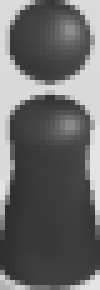
#> input picture data/chess.png, 20 x 58 px (shown 5 times larger); its folder holds only this picture in this run
$ python -i detect.py   (imports and definitions only)
#> lines starting #> are read from the running program, lines starting #| are printed output that depends on the picture; after the words box and inside, x2 and y2 are one past the last pixel; in counts of white or black regions, pixels touching at a corner belong together
#> in run, image is the input picture: shape (58, 20); min 46, max 227, mean 104.5
import cv2
import math
import os
import argparse
import screenshot
from config import test


template_path = 'data/chess.png'


def point0(large_image):
    # Refer: https://stackoverflow.com/questions/7853628/how-do-i-find-an-image-contained-within-an-image

    small_image = cv2.imread(template_path, 0)

    result = cv2.matchTemplate(large_image, small_image, cv2.TM_SQDIFF_NORMED)
#> result = [0]

    # Want the minimum squared difference
    mn, _, mnloc, _ = cv2.minMaxLoc(result)
#> mn = 0; mnloc = (0, 0)

    # Draw the rectangle:
    # Extract the coordinates of our best match
    mpx, mpy = mnloc
#> mpx = 0; mpy = 0

    # Step 2: Get the size of the template. This is the same size as the match.
    trows, tcols = small_image.shape[:2]
#> trows = 58; tcols = 20

    # Step 3: Draw the rectangle on large_image
    p1 = (mpx, mpy)
#> p1 = (0, 0)
    p2 = (mpx + tcols, mpy + trows)
#> p2 = (20, 58)
    p = (mpx + 10, mpy + 53)
#> p = (10, 53)
    cv2.rectangle(large_image, p1, p2, (0, 0, 255), 1)
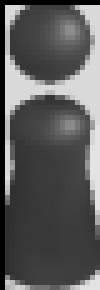
#> large_image: shape (58, 20) (shown 5 times larger); 6.64% of pixels changed, all inside (x1, y1, x2, y2) = (0, 0, 20, 58)
    cv2.rectangle(large_image, p, p, (0, 0, 255), 2)
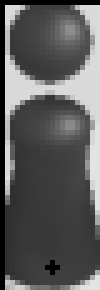
#> large_image: shape (58, 20) (shown 5 times larger); 0.43% of pixels changed, all inside (x1, y1, x2, y2) = (9, 52, 12, 55)

    # # Display the original image with the rectangle around the match.
    # cv2.imshow('output', large_image)
    #
    # # The image is only displayed if we call this
    # cv2.waitKey(0)

    return p1, p2, p


# [102 lines left out: functions point1, _next_point, point2, not called in this run]


def region(image, template_index=-1):
    arr = []
    if template_index >= 0:
        i = template_index
        image1 = cv2.imread(os.path.normpath('data/template/' + str(i) + '.png'), 0)
        result = cv2.matchTemplate(image, image1, cv2.TM_SQDIFF_NORMED)
        result1 = cv2.minMaxLoc(result)
        min_val, max_val, min_loc, max_loc = result1
        height, width = image1.shape
        result2 = ((min_val + max_val) / 2, min_loc[0], min_loc[1], width, height, i)
        if test: print(i, result2)
        return result2
    else:
        for i in range(len(os.listdir('data/template'))):
            image1 = cv2.imread(os.path.normpath('data/template/' + str(i) + '.png'), 0)
            result = cv2.matchTemplate(image, image1, cv2.TM_SQDIFF_NORMED)
            result1 = cv2.minMaxLoc(result)
            min_val, max_val, min_loc, max_loc = result1
            if min_loc[1] < 100:
                continue
            height, width = image1.shape
            result2 = ((min_val + max_val) / 2, min_loc[0], min_loc[1], width, height, i)
            if test: print(i, result2)
            arr.append(result2)
        arr.sort(key=lambda x: x[2])
        if test:
            for item in arr:
                print(item)
        arr1 = arr[1:]
        j = 0
        for i in range(len(arr1)):
            if math.fabs(arr1[i][2] - arr[i][2]) > 10:
                break
            if (arr1[i][0] < arr[j][0] and arr[j][2] - 5 < arr1[i][2] < arr[j][2] + 5) \
                    or (arr1[i][0] < arr[j][0] + 0.02 and arr1[i][3] > arr[j][3] + 20) \
                    or (math.fabs(arr1[i][2] - arr[j][2]) <= 10 and arr1[i][4] * 2 <= arr[j][4]):
                j = i + 1
                continue

        if test: print(arr[j][5])
        return arr[j]


def run(imgpath, template_index=-1, sx=-1, sy=-1):
    image = cv2.imread(imgpath, 0)
    p0 = point0(image)
#> p0 = ((0, 0), (20, 58), (10, 53))

    p1 = (sx, sy)
    if not (sx > 0 and sy > 0):
        r = region(image, template_index)
        p1 = point1(image, p0)
        p2 = point2(image, p1)
        print(p1, p2)
        if (math.fabs(p1[0] - p2[0]) < 3) and (20 <= p2[1] - p1[1] <= 75):
            p1 = ((p1[0] + p2[0]) / 2, (p1[1] + p2[1]) / 2)
            print(1)
        elif (math.fabs(p1[0] - (r[1] + r[3] / 2)) < 5) \
                and (math.fabs(p1[1] - (r[2] + r[4])) < 50):
            p1 = (r[1] + r[3] / 2, r[2] + r[4])
            print(2)
        else:
            p1 = (p1[0], p1[1] + 10)
            print(3)

    w = p1[0] - p0[2][0]
    h = p0[2][1] - p1[1]
    d = math.sqrt(w * w + h * h)
    re = dict(p0=p0, p1=p1, w=w, h=h, d=d)
    if test: print(re)
    return re

#> (the run stopped early here; a loop or call above may not have finished)
